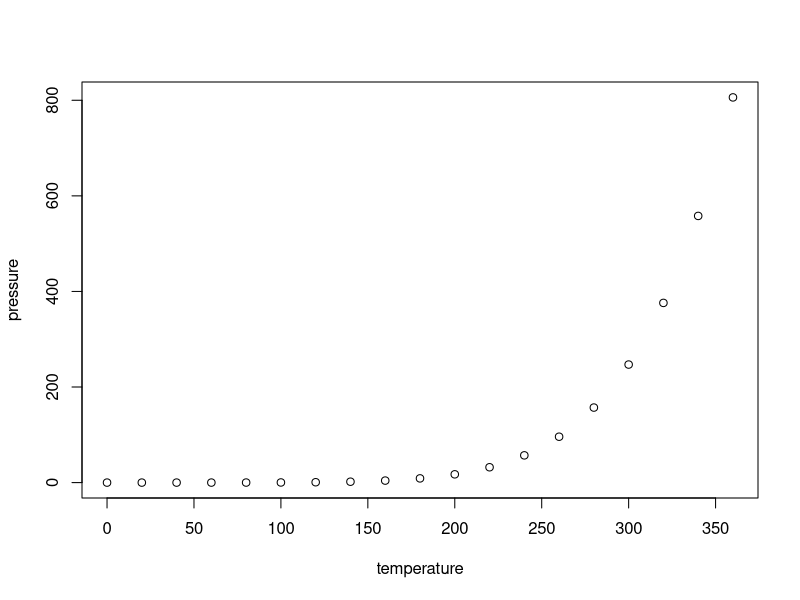
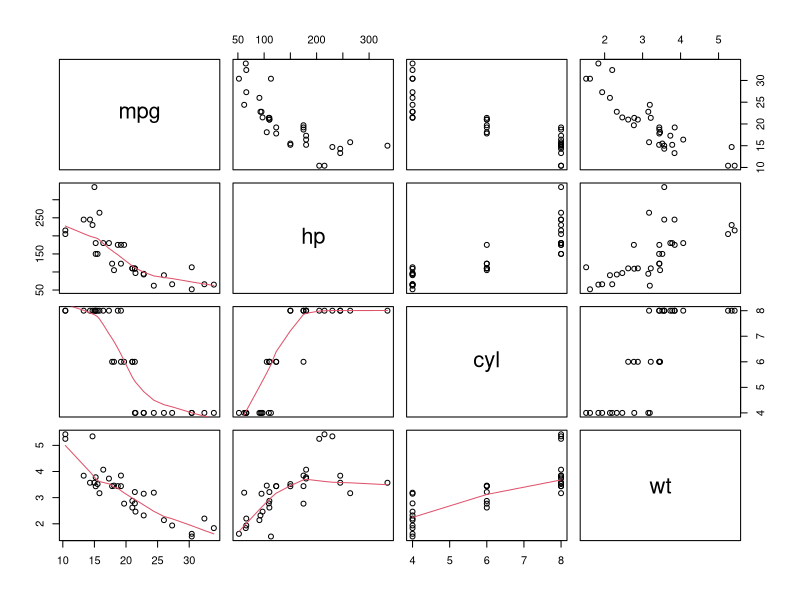
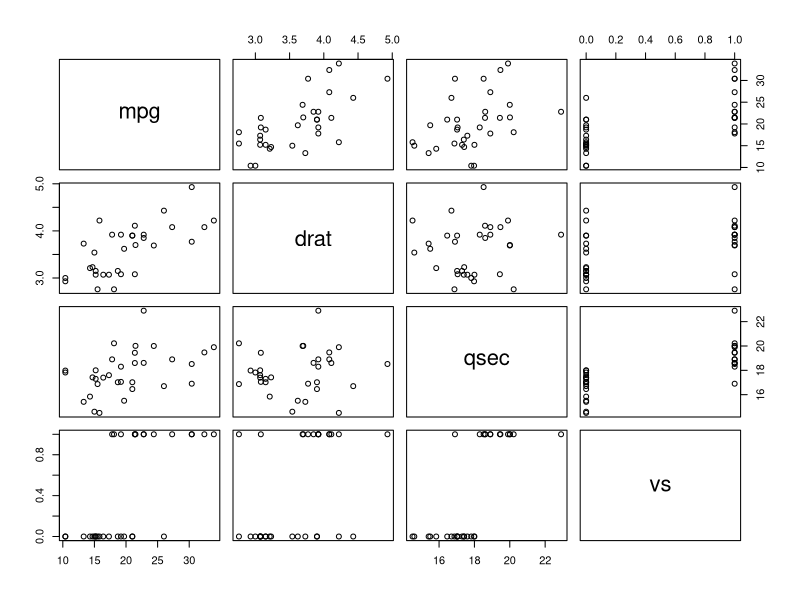
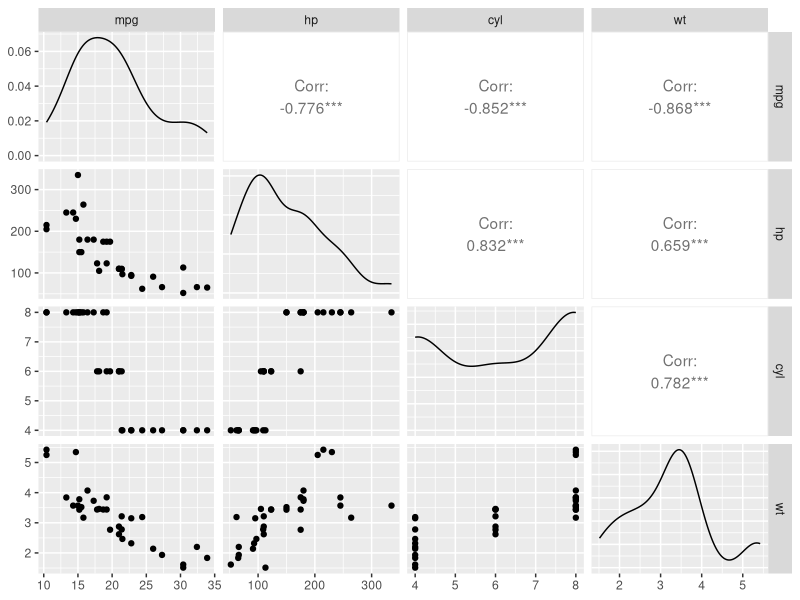
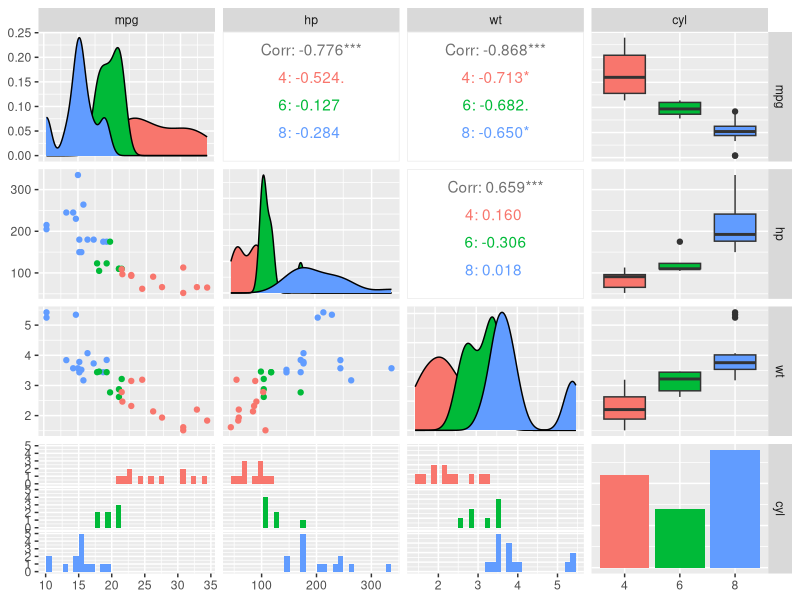

Write the R code that produced these figures, in order.
## ---- chunk 1
knitr::opts_chunk$set(echo = TRUE)
## ---- chunk 2
summary(cars)
## ---- chunk 3
plot(pressure)
## ---- chunk 4
library(tidyverse)
library(GGally)

data <- mtcars

#scatter plot base r blah blah blah
pairs(~ mpg + hp +cyl + wt, data = data, lower.panel = panel.smooth)

#scatter example 2
pairs(~ mpg + drat + qsec + vs, data = data)
## ---- chunk 5
library(tidyverse)
library(GGally)

data <- mtcars

data %>% ggpairs(columns = c("mpg", "hp", "cyl", "wt"), upper = list(continous = wrap('cor', size = 12)))


data %>% mutate(cyl = factor(cyl)) %>% #This means we now are working with another variable: cyl and we know it's aggregate values or what it can be split into
  ggpairs(columns = c("mpg", "hp", "wt", "cyl"),
          aes(color = cyl),
          upper = list(continous = wrap('cor', size = 6)),
          lower = list(combo = wrap("facethist", bins = 30)),
          diag = list(continous = wrap("densityDiag", alpha = 1))
          )

